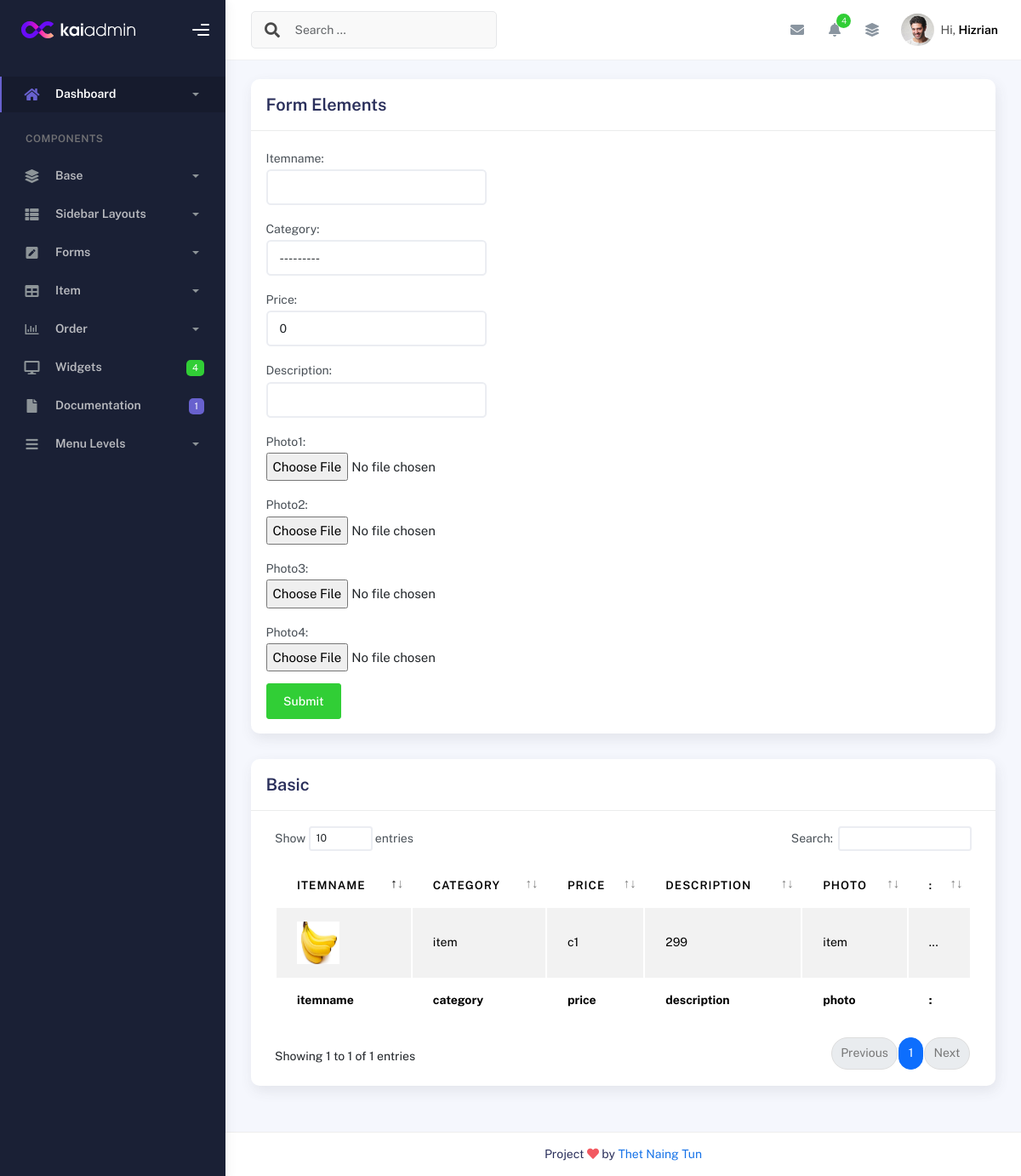
Before: /itemview/ with the older database file.
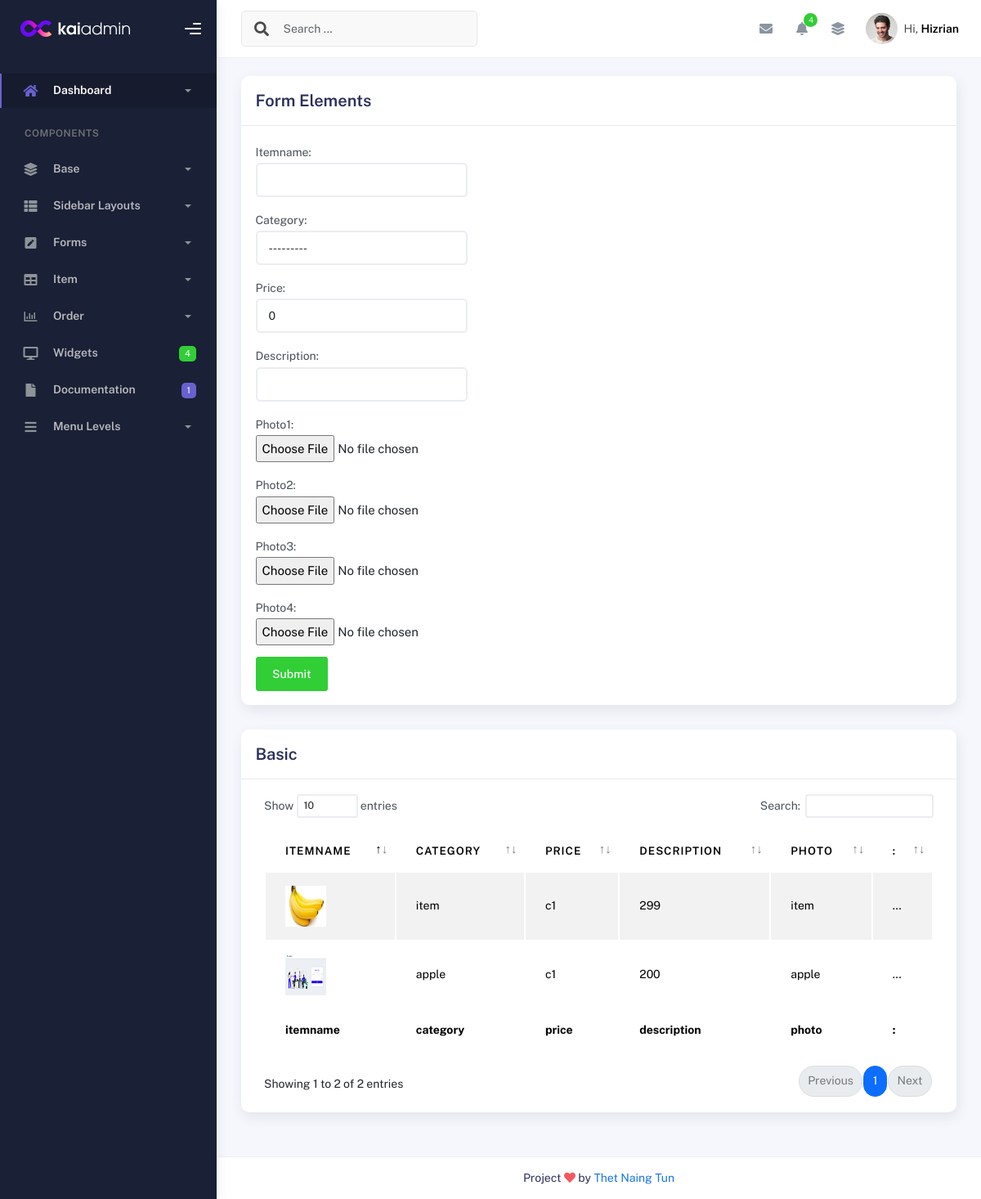
After: the same page with the newer database file.
### myapp/models.py (models this page shows)
class item(models.Model):
    itemname = models.CharField(max_length=255)
    category = models.ForeignKey(category, on_delete=models.CASCADE)
    price = models.PositiveIntegerField(default=0)
    description = models.CharField(max_length=255)
    photo1 = models.ImageField(upload_to='item/', blank=True, null=True)
    photo2 = models.ImageField(upload_to='item/', blank=True, null=True)
    photo3 = models.ImageField(upload_to='item/', blank=True, null=True)
    photo4 = models.ImageField(upload_to='item/', blank=True, null=True)
    created_at = models.DateTimeField(auto_now_add=True)
    updated_at = models.DateTimeField(auto_now=True)

class category(models.Model):
    categoryname = models.CharField(max_length=255)
    created_at = models.DateTimeField(auto_now_add=True)
    updated_at = models.DateTimeField(auto_now=True)
    def __str__(self):
        return self.categoryname

### myapp/views.py (the view, shortened to what this page needs)
# urls.py: path('itemview/', itemview.as_view(), name='itemview'),
class itemview(View):
    def get(self, request):
        itm = item.objects.all()
        form = itemcreateform()
        context = {'itm':itm, 'form':form}
        return render(request, 'shopadmin/itemcreate.html', context)

### myapp/forms.py
class itemcreateform(forms.ModelForm):
    class Meta:
        model = item
        fields = '__all__'
        widgets = {
            'itemname': forms.TextInput(attrs={'class': 'form-control'}),
            'category': forms.Select(attrs={'class': 'form-control'}),
            'description': forms.TextInput(attrs={'class': 'form-control'}),
            'price': forms.NumberInput(attrs={'class': 'form-control'}),
        }

### templates/shopadmin/itemcreate.html (shortened to what this page needs)
{% extends 'shopadmin/index.html' %}
{% block content %}
<div class="row">
    <div class="col-md-12">
      <div class="card">
        <div class="card-header">
          <div class="card-title">Form Elements</div>
        </div>
        <div class="card-body">
          <div class="row">
            <div class="col-md-6 col-lg-4">
                <form method="post" enctype="multipart/form-data" action="{% url 'myapp:itemview' %}">
                    {{ form.as_p }}
                    <input type="submit" value="Submit" class="btn btn-success">
                </form>
            </div>
          </div>
        </div>
      </div>
    </div>
  </div>
  <div class="col-md-12">
    <div class="card">
      <div class="card-header">
        <h4 class="card-title">Basic</h4>
      </div>
      <div class="card-body">
        <div class="table-responsive">
          <table
            id="basic-datatables"
            class="display table table-striped table-hover"
          >
            <thead>
              <tr>
                <th>itemname</th>
                <th>category</th>
                <th>price</th>
                <th>description</th>
                <th>photo</th>
                <th>:</th>
              </tr>
            </thead>
            <tfoot>
              <tr>
                <th>itemname</th>
                <th>category</th>
                <th>price</th>
                <th>description</th>
                <th>photo</th>
                <th>:</th>
              </tr>
            </tfoot>
            <tbody>
              {% for i in itm %}
              <tr>
                <td>
                  <img src="{{i.photo1.url}}" alt="" width="50px" height="50px">
                </td>
                <td>{{i.itemname}}</td>
                <td>{{i.category}}</td>
                <td>{{i.price}}</td>
                <td>{{i.itemname}}</td>
                <td>...</td>
              </tr>
              {% endfor %}
            </tbody>
          </table>
        </div>
      </div>
    </div>
  </div>
{% endblock content %}

Changed rows visible on the page:
added item: photo1 (picture), itemname "apple", category "c1", price "200"
Other visible differences:
text written by a page script: "Show entries Search: Showing 1 to 1 of 1 entries Previous 1 Next" → "Show entries Search: Showing 1 to 2 of 2 entries Previous 1 Next"
